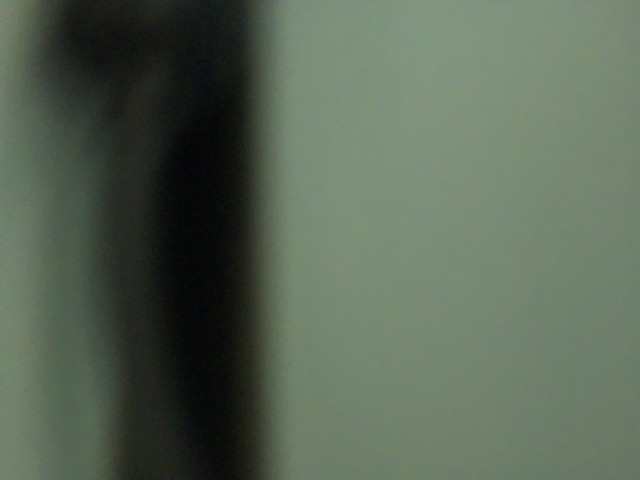

Python code for this plot:
#!/usr/bin/python3

import time

from picamera2 import Picamera2
from picamera2.encoders import H264Encoder
from PIL import Image
import zbarlight 

# Encode a VGA stream, and capture a higher resolution still image half way through.

picam2 = Picamera2()
half_resolution = [dim // 2 for dim in picam2.sensor_resolution]
main_stream = {"size": half_resolution}
lores_stream = {"size": (640, 480)}
video_config = picam2.create_video_configuration(main_stream, lores_stream, encode="lores")
picam2.configure(video_config)

encoder = H264Encoder(10000000)

picam2.start_recording(encoder, 'test.h264')
time.sleep(5)

print("before while loop")



while (True):
    # It's better to capture the still in this thread, not in the one driving the camera.
    request = picam2.capture_request()
    request.save("main", "test.jpg")
    request.release()
    print("Still image captured!")

    with open('test.jpg','rb') as image_file:
        image=Image.open(image_file)
        image.load()
    
    time.sleep(1)
    codes=zbarlight.scan_codes(['qrcode'],image)
    print('QR codes: $s' % codes)

    f = open("test.txt", "w")
    f.write(codes)
    f.close()

    #open and read the file after the appending:
    f = open("test.txt", "r")
    print(f.read())


picam2.stop_recording()